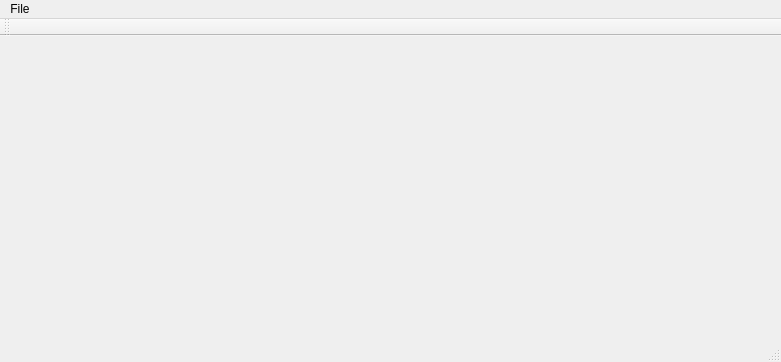
<?xml version="1.0" encoding="UTF-8"?>
<ui version="4.0">
 <class>MainWindow</class>
 <widget class="QMainWindow" name="MainWindow">
  <property name="geometry">
   <rect>
    <x>0</x>
    <y>0</y>
    <width>781</width>
    <height>362</height>
   </rect>
  </property>
  <property name="windowTitle">
   <string>No Project</string>
  </property>
  <widget class="QWidget" name="centralWidget"/>
  <widget class="QMenuBar" name="menuBar">
   <property name="geometry">
    <rect>
     <x>0</x>
     <y>0</y>
     <width>781</width>
     <height>22</height>
    </rect>
   </property>
   <widget class="QMenu" name="menuFile">
    <property name="title">
     <string>File</string>
    </property>
    <addaction name="actionNew_Project"/>
   </widget>
   <addaction name="menuFile"/>
  </widget>
  <widget class="QToolBar" name="mainToolBar">
   <attribute name="toolBarArea">
    <enum>TopToolBarArea</enum>
   </attribute>
   <attribute name="toolBarBreak">
    <bool>false</bool>
   </attribute>
  </widget>
  <widget class="QStatusBar" name="statusBar"/>
  <action name="actionNew_Project">
   <property name="text">
    <string>New Project...</string>
   </property>
  </action>
 </widget>
 <layoutdefault spacing="6" margin="11"/>
 <resources/>
 <connections/>
</ui>
